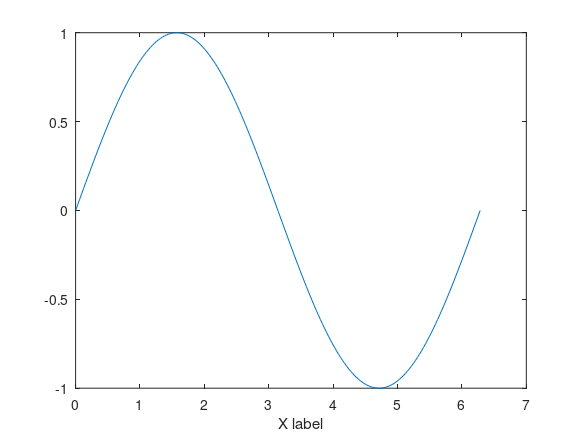

Write the MATLAB code that produced this figure. (Note: this script raises an error after producing the figure.)
%=============================================================================
% Copyright (c) 2016-present Allan CORNET (Nelson)
%=============================================================================
% This file is part of Nelson.
%=============================================================================
% LICENCE_BLOCK_BEGIN
% SPDX-License-Identifier: LGPL-3.0-or-later
% LICENCE_BLOCK_END
%=============================================================================
% <--ADV-CLI MODE-->
%=============================================================================
close all
reset(groot());
%=============================================================================
f = figure();
x = 0:pi / 100:2 * pi;
y = sin(x);
plot(x, y);
xlabel('X label');
ax = gca();
asserts.istrue(isgraphics(ax.XLabel, 'text'));
asserts.isequal(ax.XLabel.String, 'X label');
%=============================================================================
close all
%=============================================================================
f = figure();
x = 0:pi / 100:2 * pi;
y = sin(x);
plot(x, y);
ylabel('Y label');
ax = gca();
asserts.istrue(isgraphics(ax.YLabel, 'text'));
asserts.isequal(ax.YLabel.String, 'Y label');
%=============================================================================
f = figure();
x = 0:pi / 100:2 * pi;
y = sin(x);
plot(x, y);
zlabel('Z label');
ax = gca();
asserts.istrue(isgraphics(ax.ZLabel, 'text'));
asserts.isequal(ax.ZLabel.String, 'Z label');
drawnow();
% The reference sizes the ZLabel only on a 3D axes.
assert_values_isclose(ax.ZLabel.FontSize, 10, 1e-12);
%=============================================================================
f = figure('Visible', 'off', 'Position', [100 100 560 420]);
t = 0:pi / 50:10 * pi;
plot3(sin(t), cos(t), t);
axis square;
zlim([0 10 * pi]);
zlabel('Z label');
zlabelSvgFile = [tempname(), '.svg'];
saveas(f, zlabelSvgFile);
ax = gca();
assert_values_isclose(ax.ZLim, [0 10 * pi], 1e-12);
assert_values_isclose(ax.XTick, [-1 0 1], 1e-12);
assert_values_isclose(ax.YTick, [-1 0 1], 1e-12);
if numel(ax.ZTick) == 7
  assert_values_isclose(ax.ZTick, [0 5 10 15 20 25 30], 1e-12);
else
  assert_values_isclose(ax.ZTick, [0 20], 1e-12);
end
assert_values_isclose(ax.ZLabel.FontSize, 11, 1e-12);
asserts.isequal(ax.ZLabel.Rotation, 90);
asserts.isequal(ax.ZLabel.VerticalAlignment, 'bottom');
asserts.isequal(ax.ZLabel.Units, 'data');
assert_values_isclose(ax.ZLabel.Position, [-1.2125134400534989 1.1630678183772858 15.707974225017779], 1e-12);
close(f);
rmfile(zlabelSvgFile);
%=============================================================================
f = figure();
x = 0:pi / 100:2 * pi;
y = sin(x);
plot(x, y);
ax = gca();
xlabel(ax, 'X label');
asserts.istrue(isgraphics(ax.XLabel, 'text'));
asserts.isequal(ax.XLabel.String, 'X label');
%=============================================================================
close all
%=============================================================================
function assert_values_isclose(actual, expected, tolerance)
  asserts.isequal(numel(actual), numel(expected));
  actual = reshape(actual, 1, []);
  expected = reshape(expected, 1, []);
  asserts.istrue(all(abs(actual - expected) <= tolerance));
end
%=============================================================================
